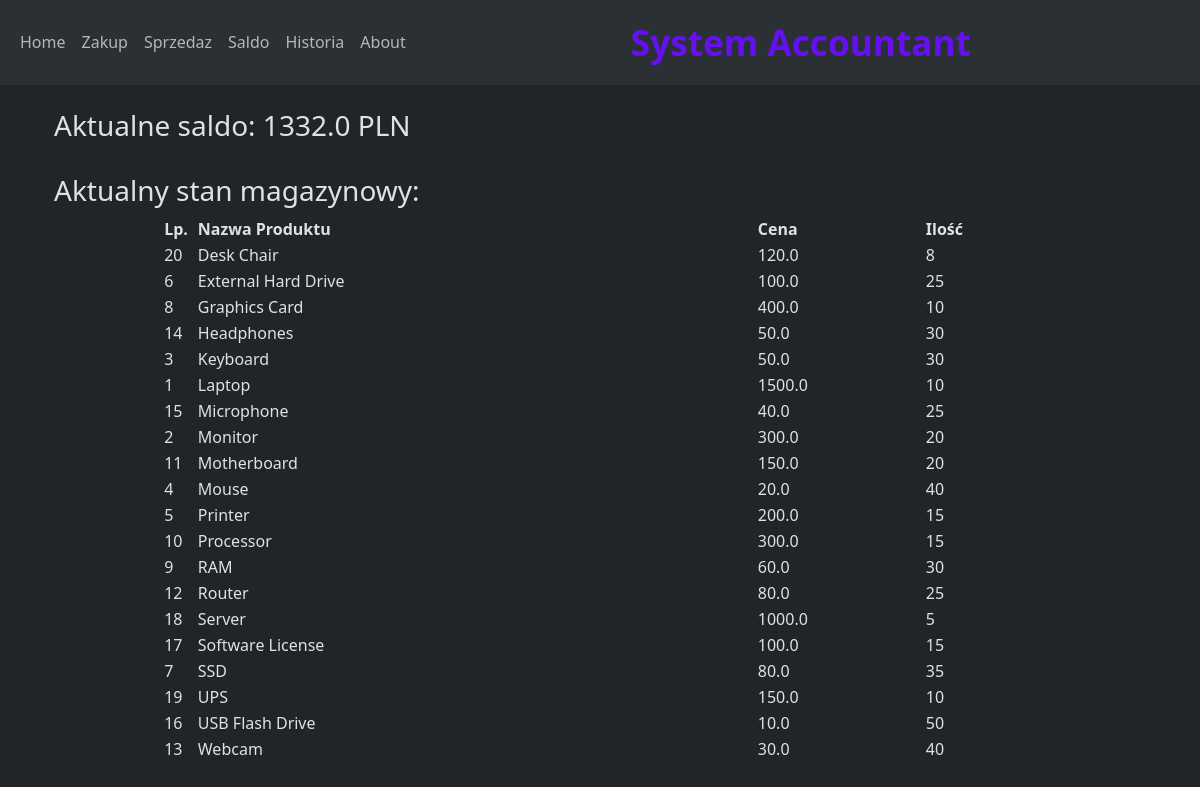
The page / on the database its author committed.
### app.py (models this page shows)
class Saldo(db.Model):
    id = db.Column(db.Integer, primary_key=True)
    saldo = db.Column(db.Float)
    when = db.Column(db.DateTime, server_default=func.now())

class Inventory(db.Model):
    id = db.Column(db.Integer, primary_key=True)
    product = db.Column(db.String)
    price = db.Column(db.Float)
    quantity = db. Column(db.Integer)
    historia = relationship('History' , back_populates = 'inventory')

### app.py (the view)
@app.route('/')
def index():
    magazyn_stan = Inventory.query.all()
    magazyn_stan = sorted(Inventory.query.all() , key = lambda x: x.product.lower())
    konto = Saldo.query.order_by(Saldo.id.desc()).first()
    if konto is None:
        konto = 0
    else:
        konto = konto.saldo
    return render_template('index.html', konto=konto, magazyn=magazyn_stan)

### templates/index.html (shortened to what this page needs)
{% extends "base.html" %}
{% block content %}
<div class="container">
<h3>Aktualne saldo:  {{ konto }} PLN</h3>
<br>
        <h3>Aktualny stan magazynowy: </h3>
    <table  style="width:80%" align="center">
        <tr>
            <th style="width:3%">Lp.</th>
            <th style="width:50%">Nazwa Produktu</th>
            <th style="width:15%">Cena</th>
            <th style="width:10%">Ilość</th>
        </tr>
        {% for produkt in magazyn %}
        <tr>
            <td>{{ produkt.id }}</td>
            <td>{{ produkt.product }}</td>
            <td>{{ produkt.price }}</td>
            <td>{{ produkt.quantity }}</td>
        </tr>
        {% endfor %}
    </table><br>
    <br>
</div>
{% endblock %}

### templates/base.html (shortened to what this page needs)
<!doctype html>
<html lang="en" data-bs-theme="dark">
  <head>
    <link href="https://cdn.jsdelivr.net/npm/bootstrap@5.3.2/dist/css/bootstrap.min.css" rel="stylesheet">
  </head>
  <body>
    {% include "menu.html" %}
    <div class="container">
    {% block content %}    {% endblock %}
  </div>
  </body>
</html>

### templates/menu.html (shortened to what this page needs)
<nav class="navbar navbar-expand-lg bg-body-tertiary">
  <div class="container-fluid">
    <div class="collapse navbar-collapse" id="navbarNavAltMarkup">
      <div class="navbar-nav mr-auto">
        <a class="nav-link" href="{{ url_for('index') }}">Home</a>
        <a class="nav-link" href="{{ url_for('zakup') }}">Zakup</a>
        <a class="nav-link" href="{{ url_for('sprzedaz') }}">Sprzedaz</a>
        <a class="nav-link" href="{{ url_for('saldo') }}">Saldo</a>
        <a class="nav-link" href="{{ url_for('historia') }}">Historia</a>
        <a class="nav-link" href="{{ url_for('about') }}">About</a>
      </div>
      <div class="navbar-text mx-auto my-2 my-lg-0" style=" font-size: 2.2em; font-weight: bold; color: #6610f2;">
        System Accountant
      </div>
    </div>
  </div>
</nav>
<br>

### rows shown on the page
Saldo: saldo "1332.0"
Inventory: id "20", product "Desk Chair", price "120.0", quantity "8"
Inventory: id "6", product "External Hard Drive", price "100.0", quantity "25"
Inventory: id "8", product "Graphics Card", price "400.0", quantity "10"
Inventory: id "14", product "Headphones", price "50.0", quantity "30"
Inventory: id "3", product "Keyboard", price "50.0", quantity "30"
Inventory: id "1", product "Laptop", price "1500.0", quantity "10"
Inventory: id "15", product "Microphone", price "40.0", quantity "25"
Inventory: id "2", product "Monitor", price "300.0", quantity "20"
Inventory: id "11", product "Motherboard", price "150.0", quantity "20"
Inventory: id "4", product "Mouse", price "20.0", quantity "40"
Inventory: id "5", product "Printer", price "200.0", quantity "15"
Inventory: id "10", product "Processor", price "300.0", quantity "15"
Inventory: id "9", product "RAM", price "60.0", quantity "30"
Inventory: id "12", product "Router", price "80.0", quantity "25"
Inventory: id "18", product "Server", price "1000.0", quantity "5"
Inventory: id "17", product "Software License", price "100.0", quantity "15"
Inventory: id "7", product "SSD", price "80.0", quantity "35"
Inventory: id "19", product "UPS", price "150.0", quantity "10"
Inventory: id "16", product "USB Flash Drive", price "10.0", quantity "50"
Inventory: id "13", product "Webcam", price "30.0", quantity "40"
